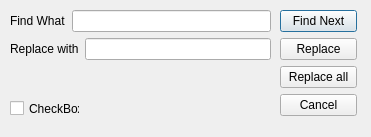
<?xml version="1.0" encoding="UTF-8"?>
<ui version="4.0">
 <class>replacedialog</class>
 <widget class="QDialog" name="replacedialog">
  <property name="geometry">
   <rect>
    <x>0</x>
    <y>0</y>
    <width>371</width>
    <height>137</height>
   </rect>
  </property>
  <property name="windowTitle">
   <string>Dialog</string>
  </property>
  <widget class="QCheckBox" name="checkBox">
   <property name="geometry">
    <rect>
     <x>10</x>
     <y>100</y>
     <width>70</width>
     <height>17</height>
    </rect>
   </property>
   <property name="text">
    <string>CheckBox</string>
   </property>
  </widget>
  <widget class="QWidget" name="">
   <property name="geometry">
    <rect>
     <x>280</x>
     <y>10</y>
     <width>77</width>
     <height>121</height>
    </rect>
   </property>
   <layout class="QVBoxLayout" name="verticalLayout_9">
    <item>
     <widget class="QPushButton" name="findnextbutton_5">
      <property name="text">
       <string>Find Next</string>
      </property>
     </widget>
    </item>
    <item>
     <widget class="QPushButton" name="replacebutton">
      <property name="text">
       <string>Replace</string>
      </property>
     </widget>
    </item>
    <item>
     <widget class="QPushButton" name="replaceallbutton">
      <property name="text">
       <string>Replace all</string>
      </property>
     </widget>
    </item>
    <item>
     <widget class="QPushButton" name="cancelbutton_5">
      <property name="text">
       <string>Cancel</string>
      </property>
     </widget>
    </item>
    <item>
     <spacer name="verticalSpacer_5">
      <property name="orientation">
       <enum>Qt::Vertical</enum>
      </property>
      <property name="sizeHint" stdset="0">
       <size>
        <width>20</width>
        <height>40</height>
       </size>
      </property>
     </spacer>
    </item>
   </layout>
  </widget>
  <widget class="QWidget" name="">
   <property name="geometry">
    <rect>
     <x>10</x>
     <y>10</y>
     <width>261</width>
     <height>52</height>
    </rect>
   </property>
   <layout class="QVBoxLayout" name="verticalLayout_10">
    <item>
     <layout class="QHBoxLayout" name="horizontalLayout_9">
      <item>
       <widget class="QLabel" name="label_5">
        <property name="text">
         <string>Find What</string>
        </property>
       </widget>
      </item>
      <item>
       <widget class="QLineEdit" name="findlineedit"/>
      </item>
     </layout>
    </item>
    <item>
     <layout class="QHBoxLayout" name="horizontalLayout_10">
      <item>
       <widget class="QLabel" name="label_6">
        <property name="text">
         <string>Replace with</string>
        </property>
       </widget>
      </item>
      <item>
       <widget class="QLineEdit" name="replacelineedit"/>
      </item>
     </layout>
    </item>
   </layout>
  </widget>
 </widget>
 <resources/>
 <connections/>
</ui>
